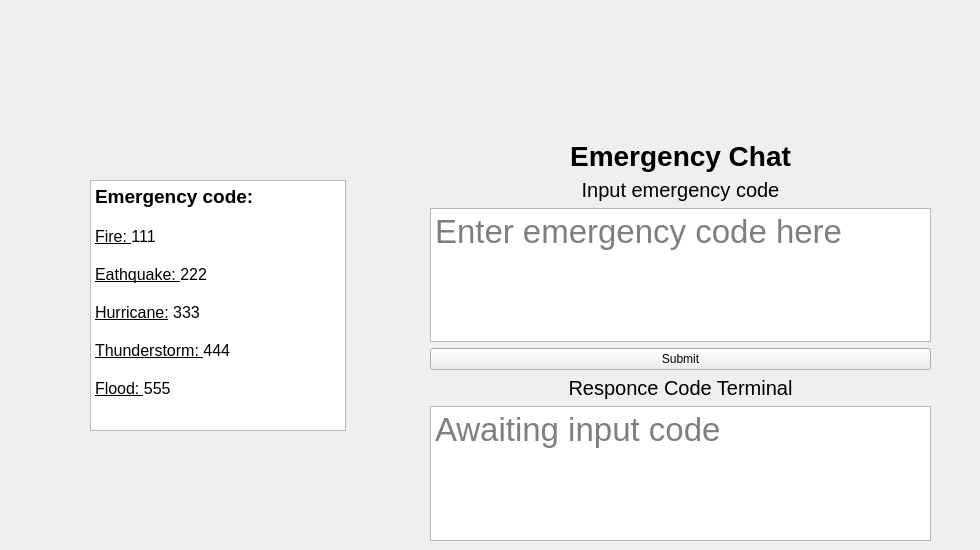
      <widget class="QWidget" name="emg_chat_window">
       <widget class="QWidget" name="gridLayoutWidget_2">
        <property name="geometry">
         <rect>
          <x>390</x>
          <y>140</y>
          <width>581</width>
          <height>401</height>
         </rect>
        </property>
        <layout class="QGridLayout" name="Emg_chat_grid_2" columnstretch="0,1,0">
         <item row="0" column="0">
          <spacer name="horizontalSpacer_6">
           <property name="orientation">
            <enum>Qt::Horizontal</enum>
           </property>
           <property name="sizeHint" stdset="0">
            <size>
             <width>40</width>
             <height>20</height>
            </size>
           </property>
          </spacer>
         </item>
         <item row="5" column="1">
          <widget class="QTextBrowser" name="chat_rht_response_terminal">
           <property name="font">
            <font>
             <pointsize>25</pointsize>
            </font>
           </property>
           <property name="html">
            <string>&lt;!DOCTYPE HTML PUBLIC &quot;-//W3C//DTD HTML 4.0//EN&quot; &quot;http://www.w3.org/TR/REC-html40/strict.dtd&quot;&gt;
&lt;html&gt;&lt;head&gt;&lt;meta name=&quot;qrichtext&quot; content=&quot;1&quot; /&gt;&lt;style type=&quot;text/css&quot;&gt;
p, li { white-space: pre-wrap; }
&lt;/style&gt;&lt;/head&gt;&lt;body style=&quot; font-family:'MS Shell Dlg 2'; font-size:25pt; font-weight:400; font-style:normal;&quot;&gt;
&lt;p style=&quot;-qt-paragraph-type:empty; margin-top:0px; margin-bottom:0px; margin-left:0px; margin-right:0px; -qt-block-indent:0; text-indent:0px; font-size:8.25pt;&quot;&gt;&lt;br /&gt;&lt;/p&gt;&lt;/body&gt;&lt;/html&gt;</string>
           </property>
           <property name="placeholderText">
            <string>Awaiting input code</string>
           </property>
          </widget>
         </item>
         <item row="2" column="1">
          <widget class="QTextEdit" name="chat_rht_input">
           <property name="font">
            <font>
             <pointsize>25</pointsize>
            </font>
           </property>
           <property name="placeholderText">
            <string>Enter emergency code here</string>
           </property>
          </widget>
         </item>
         <item row="4" column="1">
          <widget class="QLabel" name="chat_tab_rsp_ter_label_3">
           <property name="font">
            <font>
             <pointsize>15</pointsize>
             <weight>50</weight>
             <bold>false</bold>
            </font>
           </property>
           <property name="text">
            <string>Responce Code Terminal</string>
           </property>
           <property name="alignment">
            <set>Qt::AlignCenter</set>
           </property>
          </widget>
         </item>
         <item row="0" column="1">
          <widget class="QLabel" name="chat_tab_emg_chat_label_3">
           <property name="font">
            <font>
             <pointsize>21</pointsize>
             <weight>75</weight>
             <bold>true</bold>
            </font>
           </property>
           <property name="text">
            <string>Emergency Chat</string>
           </property>
           <property name="alignment">
            <set>Qt::AlignCenter</set>
           </property>
          </widget>
         </item>
         <item row="3" column="1">
          <widget class="QPushButton" name="chat_rht_submit_button">
           <property name="text">
            <string>Submit</string>
           </property>
          </widget>
         </item>
         <item row="0" column="2">
          <spacer name="horizontalSpacer_7">
           <property name="orientation">
            <enum>Qt::Horizontal</enum>
           </property>
           <property name="sizeHint" stdset="0">
            <size>
             <width>40</width>
             <height>20</height>
            </size>
           </property>
          </spacer>
         </item>
         <item row="1" column="1">
          <widget class="QLabel" name="chat_tab_instruction_label_3">
           <property name="font">
            <font>
             <pointsize>15</pointsize>
             <weight>50</weight>
             <bold>false</bold>
            </font>
           </property>
           <property name="text">
            <string>Input emergency code</string>
           </property>
           <property name="alignment">
            <set>Qt::AlignCenter</set>
           </property>
          </widget>
         </item>
        </layout>
       </widget>
       <widget class="QTextBrowser" name="chat_tab_emg_code_txt_3">
        <property name="geometry">
         <rect>
          <x>90</x>
          <y>180</y>
          <width>256</width>
          <height>251</height>
         </rect>
        </property>
        <property name="html">
         <string>&lt;!DOCTYPE HTML PUBLIC &quot;-//W3C//DTD HTML 4.0//EN&quot; &quot;http://www.w3.org/TR/REC-html40/strict.dtd&quot;&gt;
&lt;html&gt;&lt;head&gt;&lt;meta name=&quot;qrichtext&quot; content=&quot;1&quot; /&gt;&lt;style type=&quot;text/css&quot;&gt;
p, li { white-space: pre-wrap; }
&lt;/style&gt;&lt;/head&gt;&lt;body style=&quot; font-family:'MS Shell Dlg 2'; font-size:8.25pt; font-weight:400; font-style:normal;&quot;&gt;
&lt;p style=&quot; margin-top:0px; margin-bottom:0px; margin-left:0px; margin-right:0px; -qt-block-indent:0; text-indent:0px;&quot;&gt;&lt;span style=&quot; font-size:14pt; font-weight:600;&quot;&gt;Emergency code:&lt;/span&gt;&lt;/p&gt;
&lt;p style=&quot;-qt-paragraph-type:empty; margin-top:0px; margin-bottom:0px; margin-left:0px; margin-right:0px; -qt-block-indent:0; text-indent:0px; font-size:12pt; font-weight:600;&quot;&gt;&lt;br /&gt;&lt;/p&gt;
&lt;p style=&quot; margin-top:0px; margin-bottom:0px; margin-left:0px; margin-right:0px; -qt-block-indent:0; text-indent:0px;&quot;&gt;&lt;span style=&quot; font-size:12pt; text-decoration: underline;&quot;&gt;Fire: &lt;/span&gt;&lt;span style=&quot; font-size:12pt;&quot;&gt;111&lt;/span&gt;&lt;/p&gt;
&lt;p style=&quot;-qt-paragraph-type:empty; margin-top:0px; margin-bottom:0px; margin-left:0px; margin-right:0px; -qt-block-indent:0; text-indent:0px; font-size:12pt;&quot;&gt;&lt;br /&gt;&lt;/p&gt;
&lt;p style=&quot; margin-top:0px; margin-bottom:0px; margin-left:0px; margin-right:0px; -qt-block-indent:0; text-indent:0px;&quot;&gt;&lt;span style=&quot; font-size:12pt; text-decoration: underline;&quot;&gt;Eathquake: &lt;/span&gt;&lt;span style=&quot; font-size:12pt;&quot;&gt;222&lt;/span&gt;&lt;/p&gt;
&lt;p style=&quot;-qt-paragraph-type:empty; margin-top:0px; margin-bottom:0px; margin-left:0px; margin-right:0px; -qt-block-indent:0; text-indent:0px; font-size:12pt;&quot;&gt;&lt;br /&gt;&lt;/p&gt;
&lt;p style=&quot; margin-top:0px; margin-bottom:0px; margin-left:0px; margin-right:0px; -qt-block-indent:0; text-indent:0px;&quot;&gt;&lt;span style=&quot; font-size:12pt; text-decoration: underline;&quot;&gt;Hurricane:&lt;/span&gt;&lt;span style=&quot; font-size:12pt;&quot;&gt; 333&lt;/span&gt;&lt;/p&gt;
&lt;p style=&quot;-qt-paragraph-type:empty; margin-top:0px; margin-bottom:0px; margin-left:0px; margin-right:0px; -qt-block-indent:0; text-indent:0px; font-size:12pt;&quot;&gt;&lt;br /&gt;&lt;/p&gt;
&lt;p style=&quot; margin-top:0px; margin-bottom:0px; margin-left:0px; margin-right:0px; -qt-block-indent:0; text-indent:0px;&quot;&gt;&lt;span style=&quot; font-size:12pt; text-decoration: underline;&quot;&gt;Thunderstorm: &lt;/span&gt;&lt;span style=&quot; font-size:12pt;&quot;&gt;444&lt;/span&gt;&lt;/p&gt;
&lt;p style=&quot;-qt-paragraph-type:empty; margin-top:0px; margin-bottom:0px; margin-left:0px; margin-right:0px; -qt-block-indent:0; text-indent:0px; font-size:12pt;&quot;&gt;&lt;br /&gt;&lt;/p&gt;
&lt;p style=&quot; margin-top:0px; margin-bottom:0px; margin-left:0px; margin-right:0px; -qt-block-indent:0; text-indent:0px;&quot;&gt;&lt;span style=&quot; font-size:12pt; text-decoration: underline;&quot;&gt;Flood: &lt;/span&gt;&lt;span style=&quot; font-size:12pt;&quot;&gt;555&lt;/span&gt;&lt;/p&gt;
&lt;p style=&quot;-qt-paragraph-type:empty; margin-top:0px; margin-bottom:0px; margin-left:0px; margin-right:0px; -qt-block-indent:0; text-indent:0px; font-size:12pt; font-weight:600;&quot;&gt;&lt;br /&gt;&lt;/p&gt;&lt;/body&gt;&lt;/html&gt;</string>
        </property>
       </widget>
      </widget>
